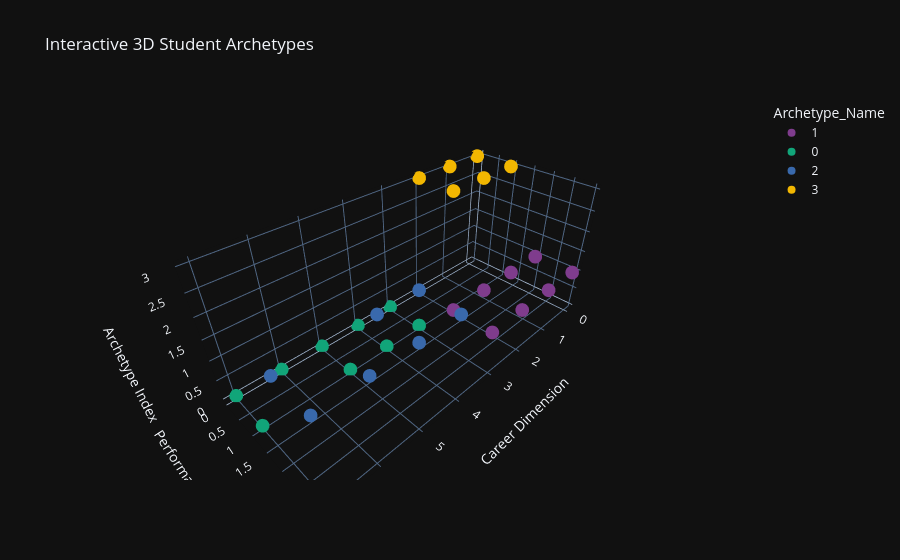

The notebook cell this image was saved under:
### Code cell
# Convert Cluster to String for distinct, high-contrast colors (fixes overlap)
df_meta['Archetype_Name'] = df_meta['Meta_Cluster'].astype(str)

fig = px.scatter_3d(
    df_meta,
    x='Career_Cluster',
    y='Performance_Cluster',
    z='Meta_Cluster',
    color='Archetype_Name',
    title="Interactive 3D Student Archetypes",
    labels={
        'Career_Cluster': 'Career Dimension', 
        'Performance_Cluster': 'Performance Dimension',
        'Meta_Cluster': 'Archetype Index'
    },
    color_discrete_sequence=px.colors.qualitative.Bold,
    template="plotly_dark"
)

# This will be interactive in your VS Code window (scroll to zoom, drag to move)
fig.show()

### Figure 1 — Plotly figure (JSON) as saved in the notebook; plotly's stock layout.template omitted (floating-point values rounded to 4 significant figures)
{"data": [{"hovertemplate": "Archetype_Name=1<br>Career Dimension=%{x}<br>Performance Dimension=%{y}<br>Archetype Index=%{z}<extra></extra>", "legendgroup": "1", "marker": {"color": "rgb(127, 60, 141)", "symbol": "circle"}, "mode": "markers", "name": "1", "scene": "scene", "showlegend": true, "type": "scatter3d", "x": [0, 0, 3, 3, 3, 1, 2, 2, 3, 2, 0, 3, 1, 0, 2, 3, 0, 2, 1, 0, 1, 3, 1, 0, 1, 3, 1, 3, 2, 1, 1, 1, 1, 2, 2, 0, 3, 1, 2, 3, 3, 3, 3, 1], "y": [2.0, 2.0, 3.0, 2.0, 2.0, 2.0, 2.0, 2.0, 2.0, 2.0, 2.0, 2.0, 2.0, 2.0, 2.0, 2.0, 2.0, 3.0, 3.0, 2.0, 2.0, 2.0, 3.0, 2.0, 2.0, 2.0, 3.0, 3.0, 2.0, 2.0, 2.0, 2.0, 2.0, 2.0, 2.0, 3.0, 2.0, 3.0, 2.0, 2.0, 2.0, 3.0, 2.0, 2.0], "z": [1, 1, 1, 1, 1, 1, 1, 1, 1, 1, 1, 1, 1, 1, 1, 1, 1, 1, 1, 1, 1, 1, 1, 1, 1, 1, 1, 1, 1, 1, 1, 1, 1, 1, 1, 1, 1, 1, 1, 1, 1, 1, 1, 1]}, {"hovertemplate": "Archetype_Name=0<br>Career Dimension=%{x}<br>Performance Dimension=%{y}<br>Archetype Index=%{z}<extra></extra>", "legendgroup": "0", "marker": {"color": "rgb(17, 165, 121)", "symbol": "circle"}, "mode": "markers", "name": "0", "scene": "scene", "showlegend": true, "type": "scatter3d", "x": [6, 4, 4, 7, 5, 4, 3, 3, 4, 3, 3, 3, 5, 5, 3, 7, 7, 5, 4, 7, 7, 4, 4, 4, 5, 7, 4, 6, 4, 4, 5, 3, 5], "y": [0.0, 0.0, 0.0, 1.0, 1.0, 0.0, 0.0, 0.0, 0.0, 0.0, 1.0, 0.0, 1.0, 0.0, 1.0, 0.0, 0.0, 1.0, 1.0, 0.0, 0.0, 0.0, 0.0, 1.0, 0.0, 0.0, 1.0, 0.0, 1.0, 0.0, 1.0, 0.0, 0.0], "z": [0, 0, 0, 0, 0, 0, 0, 0, 0, 0, 0, 0, 0, 0, 0, 0, 0, 0, 0, 0, 0, 0, 0, 0, 0, 0, 0, 0, 0, 0, 0, 0, 0]}, {"hovertemplate": "Archetype_Name=2<br>Career Dimension=%{x}<br>Performance Dimension=%{y}<br>Archetype Index=%{z}<extra></extra>", "legendgroup": "2", "marker": {"color": "rgb(57, 105, 172)", "symbol": "circle"}, "mode": "markers", "name": "2", "scene": "scene", "showlegend": true, "type": "scatter3d", "x": [5, 4, 5, 5, 7, 4, 5, 7, 4, 4, 7, 5, 5, 4, 5, 4, 5, 7, 4, 7, 5, 7, 5, 4, 4, 5, 4, 7, 4, 4, 6, 4, 4, 4, 4], "y": [2.0, 2.0, 2.0, 2.0, 2.0, 2.0, 2.0, 2.0, 2.0, 2.0, 2.0, 2.0, 2.0, 2.0, 2.0, 3.0, 2.0, 2.0, 2.0, 2.0, 3.0, 2.0, 2.0, 3.0, 2.0, 2.0, 2.0, 3.0, 2.0, 3.0, 3.0, 2.0, 2.0, 2.0, 2.0], "z": [2, 2, 2, 2, 2, 2, 2, 2, 2, 2, 2, 2, 2, 2, 2, 2, 2, 2, 2, 2, 2, 2, 2, 2, 2, 2, 2, 2, 2, 2, 2, 2, 2, 2, 2]}, {"hovertemplate": "Archetype_Name=3<br>Career Dimension=%{x}<br>Performance Dimension=%{y}<br>Archetype Index=%{z}<extra></extra>", "legendgroup": "3", "marker": {"color": "rgb(242, 183, 1)", "symbol": "circle"}, "mode": "markers", "name": "3", "scene": "scene", "showlegend": true, "type": "scatter3d", "x": [2, 0, 2, 1, 0, 2, 1, 0, 2, 0, 0, 0, 1, 0, 2, 1, 1, 1, 0, 1, 2, 2, 2, 1, 0, 2, 0, 2, 1, 1, 1, 0, 0], "y": [0.0, 0.0, 0.0, 1.0, 0.0, 0.0, 0.0, 1.0, 0.0, 0.0, 0.0, 0.0, 1.0, 0.0, 0.0, 0.0, 0.0, 0.0, 0.0, 0.0, 0.0, 0.0, 1.0, 1.0, 1.0, 1.0, 1.0, 0.0, 0.0, 1.0, 1.0, 1.0, 1.0], "z": [3, 3, 3, 3, 3, 3, 3, 3, 3, 3, 3, 3, 3, 3, 3, 3, 3, 3, 3, 3, 3, 3, 3, 3, 3, 3, 3, 3, 3, 3, 3, 3, 3]}], "layout": {"legend": {"title": {"text": "Archetype_Name"}, "tracegroupgap": 0}, "scene": {"domain": {"x": [0, 1], "y": [0, 1]}, "xaxis": {"title": {"text": "Career Dimension"}}, "yaxis": {"title": {"text": "Performance Dimension"}}, "zaxis": {"title": {"text": "Archetype Index"}}}, "title": {"text": "Interactive 3D Student Archetypes"}}}
